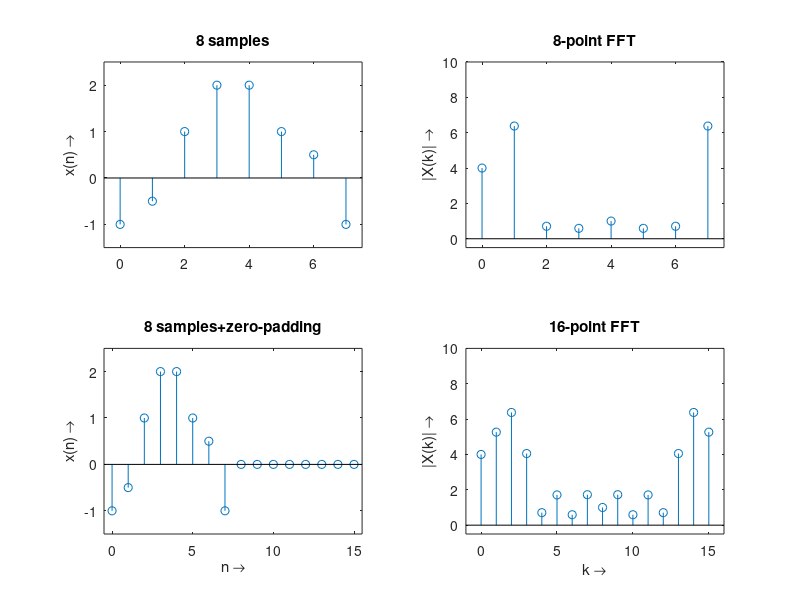

The MATLAB script that drew this image:
x1=[-1 -0.5 1 2 2 1 0.5 -1];
x2(16)=0;
x2(1:8)=x1;

subplot(221);
stem(0:1:7,x1);axis([-0.5 7.5 -1.5 2.5]);
ylabel('x(n) \rightarrow');title('8 samples');

subplot(222);
stem(0:1:7,abs(fft(x1)));axis([-0.5 7.5 -0.5 10]);
ylabel('|X(k)| \rightarrow');title('8-point FFT');

subplot(223);
stem(0:1:15,x2);axis([-0.5 15.5 -1.5 2.5]);
xlabel('n \rightarrow');ylabel('x(n) \rightarrow');
title('8 samples+zero-padding');

subplot(224);
stem(0:1:15,abs(fft(x2)));axis([-1 16 -0.5 10]);
xlabel('k \rightarrow');ylabel('|X(k)| \rightarrow');
title('16-point FFT');